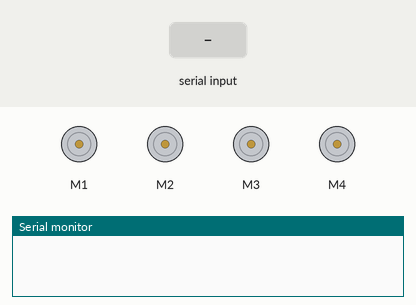
Recording of a sketch running on a simulated Arduino Uno, built with avr-gcc and run on an emulated ATmega328P. Parts: 4 × DC motor (green arrow = forward, orange = backward, longer = faster), the last lines printed to the serial monitor. The inputs (shaded band) are chosen by the test bench.

Above: at 1.2 s.
1.3 s: "F" received over Serial
At 2.5 s:
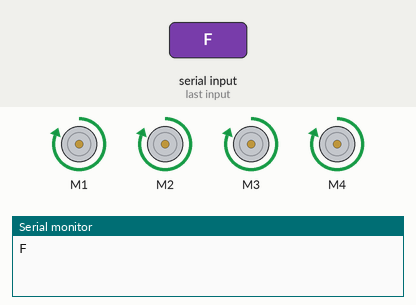
2.8 s: "B" received over Serial
At 3.9 s:
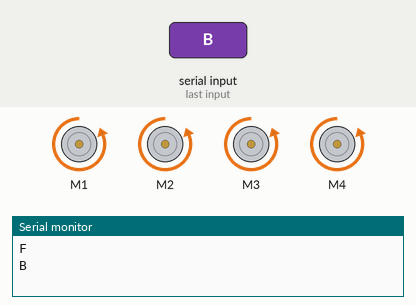
4.3 s: "L" received over Serial
At 5.0 s:
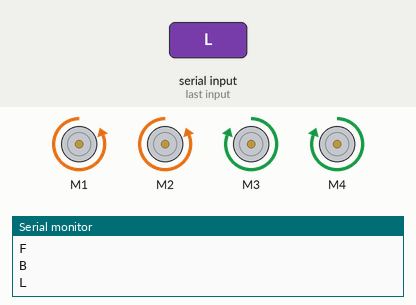
5.8 s: "R" received over Serial
At 6.2 s:
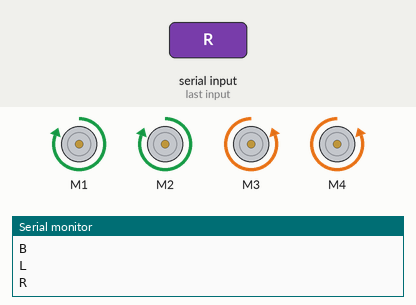
7.3 s: "1" received over Serial
At 8.5 s:
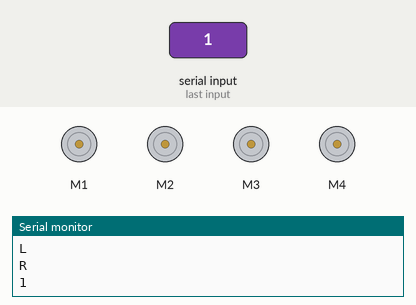
Timing chart, 0 to 9.8 s (numbered marks = the images above; inputs shaded):
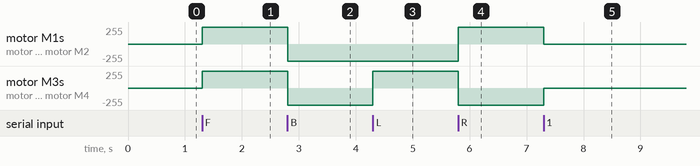

The sketch:

BLUETOOTH_CAR.ino
```cpp
#include <AFMotor.h>

//This program is used to control a robot car using a app that communicates with Arduino trough a bluetooth module

#define DC_MOTOR_PWM_RATE 200

//initial motors pin
AF_DCMotor motor1(1,200);
AF_DCMotor motor2(2,200);
AF_DCMotor motor3(3,200);
AF_DCMotor motor4(4);

char command;

void setup()
{
  Serial.begin(9600);  //Set the baud rate to your Bluetooth module.
}

void loop(){
  if(Serial.available() > 0){
    command = Serial.read();
    Stop(); //initialize with motors stoped
    //Change pin mode only if new command is different from previous.
    Serial.println(command);
    switch(command){
    case 'F':
      forward();
      break;
    case 'B':
       back();
      break;
    case 'L':
      left();
      break;
    case 'R':
      right();
      break;
    }
  }
}

void forward()
{
  motor1.setSpeed(255); //Define maximum velocity
  motor1.run(FORWARD); //rotate the motor clockwise
  motor2.setSpeed(255); //Define maximum velocity
  motor2.run(FORWARD); //rotate the motor clockwise
  motor3.setSpeed(255);//Define maximum velocity
  motor3.run(FORWARD); //rotate the motor clockwise
  motor4.setSpeed(255);//Define maximum velocity
  motor4.run(FORWARD); //rotate the motor clockwise
}

void back()
{
  motor1.setSpeed(255); //Define maximum velocity
  motor1.run(BACKWARD); //rotate the motor anti-clockwise
  motor2.setSpeed(255); //Define maximum velocity
  motor2.run(BACKWARD); //rotate the motor anti-clockwise
  motor3.setSpeed(255); //Define maximum velocity
  motor3.run(BACKWARD); //rotate the motor anti-clockwise
  motor4.setSpeed(255); //Define maximum velocity
  motor4.run(BACKWARD); //rotate the motor anti-clockwise
}

void left()
{
  motor1.setSpeed(255); //Define maximum velocity
  motor1.run(BACKWARD); //rotate the motor anti-clockwise
  motor2.setSpeed(255); //Define maximum velocity
  motor2.run(BACKWARD); //rotate the motor anti-clockwise
  motor3.setSpeed(255); //Define maximum velocity
  motor3.run(FORWARD);  //rotate the motor clockwise
  motor4.setSpeed(255); //Define maximum velocity
  motor4.run(FORWARD);  //rotate the motor clockwise
}

void right()
{
  motor1.setSpeed(255); //Define maximum velocity
  motor1.run(FORWARD); //rotate the motor clockwise
  motor2.setSpeed(255); //Define maximum velocity
  motor2.run(FORWARD); //rotate the motor clockwise
  motor3.setSpeed(255); //Define maximum velocity
  motor3.run(BACKWARD); //rotate the motor anti-clockwise
  motor4.setSpeed(255); //Define maximum velocity
  motor4.run(BACKWARD); //rotate the motor anti-clockwise
}

void Stop()
{
  motor1.setSpeed(0); //Define minimum velocity
  motor1.run(RELEASE); //stop the motor when release the button
  motor2.setSpeed(0); //Define minimum velocity
  motor2.run(RELEASE); //rotate the motor clockwise
  motor3.setSpeed(0); //Define minimum velocity
  motor3.run(RELEASE); //stop the motor when release the button
  motor4.setSpeed(0); //Define minimum velocity
  motor4.run(RELEASE); //stop the motor when release the button
}
```

Measured:
- after the input at 1.3 s, motor M1–4: stopped → forward 255/255 at once
- after the input at 2.8 s, motor M1–4: forward 255/255 → backward 255/255 at once
- after the input at 4.3 s, motor M3, motor M4: backward 255/255 → forward 255/255 at once
- after the input at 5.8 s, motor M1, motor M2: backward 255/255 → forward 255/255 at once; motor M3, motor M4: forward 255/255 → backward 255/255 at once
- after the input at 7.3 s, motor M1, motor M2: forward 255/255 → stopped at once; motor M3, motor M4: backward 255/255 → stopped at once
